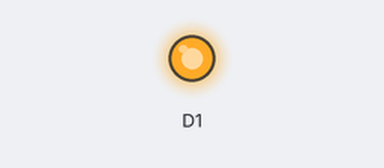
The sketch below on a simulated ESP8266 (NodeMCU). Shown: output pins drawn as LEDs (lit = HIGH).

Above: at 0.2 s.
At 27.0 s:
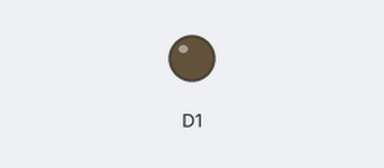
Timing chart, 0 to 31.9 s (numbered marks = the images above):
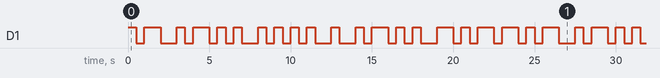

The sketch:

sketch_oct22a.ino
```cpp
int counter;
int punto = 500;
int linea = 1000;
int entreSe = 500;
int entreLetra = 1000;
int entrePalabra = 1500;
void setup()
{
  pinMode(D1, OUTPUT);
}

void loop(){
  //A
  digitalWrite(D1, HIGH);
  delay(punto);
  digitalWrite(D1, LOW);
  delay(entreSe);
  digitalWrite(D1, HIGH);
  delay(linea);
  digitalWrite(D1, LOW);
  delay(entreLetra);
  //L
  digitalWrite(D1, HIGH);
  delay(punto);
   digitalWrite(D1, LOW);
  delay(entreSe);
  digitalWrite(D1, HIGH);
  delay(linea);
   digitalWrite(D1, LOW);
  delay(entreSe);
  digitalWrite(D1, HIGH);
  delay(punto);
   digitalWrite(D1, LOW);
  delay(entreSe);
  digitalWrite(D1, HIGH);
  delay(punto);
   digitalWrite(D1, LOW);
  delay(entreLetra);
  //H
  digitalWrite(D1, HIGH);
  delay(punto);
   digitalWrite(D1, LOW);
  delay(entreSe);
  digitalWrite(D1, HIGH);
  delay(punto);
   digitalWrite(D1, LOW);
  delay(entreSe);
  digitalWrite(D1, HIGH);
  delay(punto);
   digitalWrite(D1, LOW);
  delay(entreSe);
  digitalWrite(D1, HIGH);
  delay(punto);
   digitalWrite(D1, LOW);
  delay(entreLetra);
  //E
  digitalWrite(D1, HIGH);
  delay(punto);
  digitalWrite(D1, LOW);
  delay(entreLetra);
  //L
  digitalWrite(D1, HIGH);
  delay(punto);
   digitalWrite(D1, LOW);
  delay(entreSe);
  digitalWrite(D1, HIGH);
  delay(linea);
   digitalWrite(D1, LOW);
  delay(entreSe);
  digitalWrite(D1, HIGH);
  delay(punto);
   digitalWrite(D1, LOW);
  delay(entreSe);
  digitalWrite(D1, HIGH);
  delay(punto);
   digitalWrite(D1, LOW);
  delay(entreLetra);
  //Y
  digitalWrite(D1, HIGH);
  delay(linea);
   digitalWrite(D1, LOW);
  delay(entreSe);
  digitalWrite(D1, HIGH);
  delay(punto);
   digitalWrite(D1, LOW);
  delay(entreSe);
  digitalWrite(D1, HIGH);
  delay(linea);
   digitalWrite(D1, LOW);
  delay(entreSe);
  digitalWrite(D1, HIGH);
  delay(linea);
   digitalWrite(D1, LOW);
  delay(entreSe);
}
```

Measured:
- by itself, D1: moves between LOW and HIGH, repeating every 24.5 s
- by itself, everything shown: repeats every 24.5 s, in 38 steps
